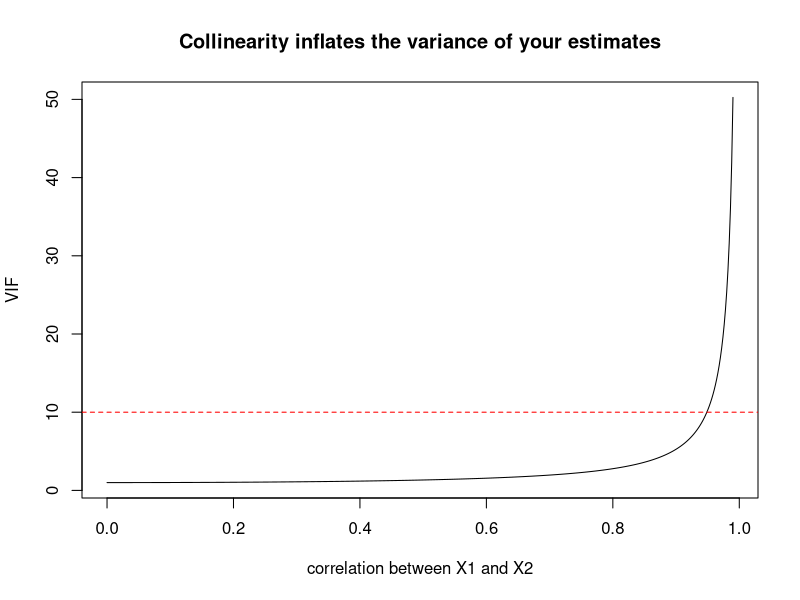

This figure's R source:
## ---- chunk 1
set.seed(1936)  # Fisher's "The Design of Experiments"
base <- rnorm(100)
y  <- base + rnorm(100)
x1 <- base + rnorm(100)
x2 <- base + rnorm(100)
dat <- data.frame(y, x1, x2)

# x1 and x2 are correlated because they share 'base'
round(cor(dat), 2)
## ---- chunk 2
lm3 <- lm(y ~ x1 + x2, data = dat)
coef(lm3)
## ---- chunk 3
r_y1 <- cor(x1, y); r_y2 <- cor(x2, y); r_12 <- cor(x1, x2)

# semipartial correlation of x1 (unique slice = area a)
sr1 <- (r_y1 - r_y2 * r_12) / sqrt(1 - r_12^2)

# partial correlation of x1 (a / (a + e))
pr1 <- (r_y1 - r_y2 * r_12) / sqrt((1 - r_y2^2) * (1 - r_12^2))

# standardized regression coefficient (beta) for x1
beta1 <- (r_y1 - r_y2 * r_12) / (1 - r_12^2)

round(c(semipartial = sr1, partial = pr1, beta = beta1), 3)
## ---- chunk 4
lm3z <- lm(scale(y) ~ scale(x1) + scale(x2), data = dat)
round(coef(lm3z)[["scale(x1)"]], 3)   # compare to beta1 above
## ---- chunk 5
R  <- cor(y, predict(lm3))
R2 <- var(predict(lm3)) / var(y)
round(c(R = R, R2 = R2, R2_from_summary = summary(lm3)$r.squared), 3)
## ---- chunk 6
n <- length(y); k <- 2
R2_adj <- 1 - (1 - R2) * (n - 1) / (n - k - 1)
round(c(R2_adj = R2_adj, adj_from_summary = summary(lm3)$adj.r.squared), 3)
## ---- chunk 7
R2_1  <- summary(lm(x1 ~ x2, data = dat))$r.squared   # x1 explained by x2
VIF1  <- 1 / (1 - R2_1)

SEb1 <- (sd(y) / sd(x1)) * sqrt(VIF1) * sqrt((1 - R2) / (n - k - 1))
b1   <- coef(lm3)[["x1"]]
t1   <- b1 / SEb1
p1   <- 2 * pt(-abs(t1), df = n - k - 1)      # df = n - k - 1, NOT n - 1

round(c(SE = SEb1, t = t1, p = p1), 4)
summary(lm3)$coefficients["x1", ]              # compare
## ---- chunk 8
Fmodel <- (R2 / k) / ((1 - R2) / (n - k - 1))
pF     <- pf(Fmodel, df1 = k, df2 = n - k - 1, lower.tail = FALSE)
round(c(F = Fmodel, p = pF), 5)
summary(lm3)$fstatistic          # compare F and its df
## ---- chunk 9
curve(1 / (1 - x^2), from = 0, to = 0.99, n = 500,
      xlab = "correlation between X1 and X2", ylab = "VIF",
      main = "Collinearity inflates the variance of your estimates")
abline(h = 10, col = "red", lty = 2)   # a common (rough) rule-of-thumb threshold
## ---- chunk 10
composite <- rowMeans(data.frame(x1z = scale(x1), x2z = scale(x2)))
round(summary(lm(y ~ composite))$coefficients, 3)
